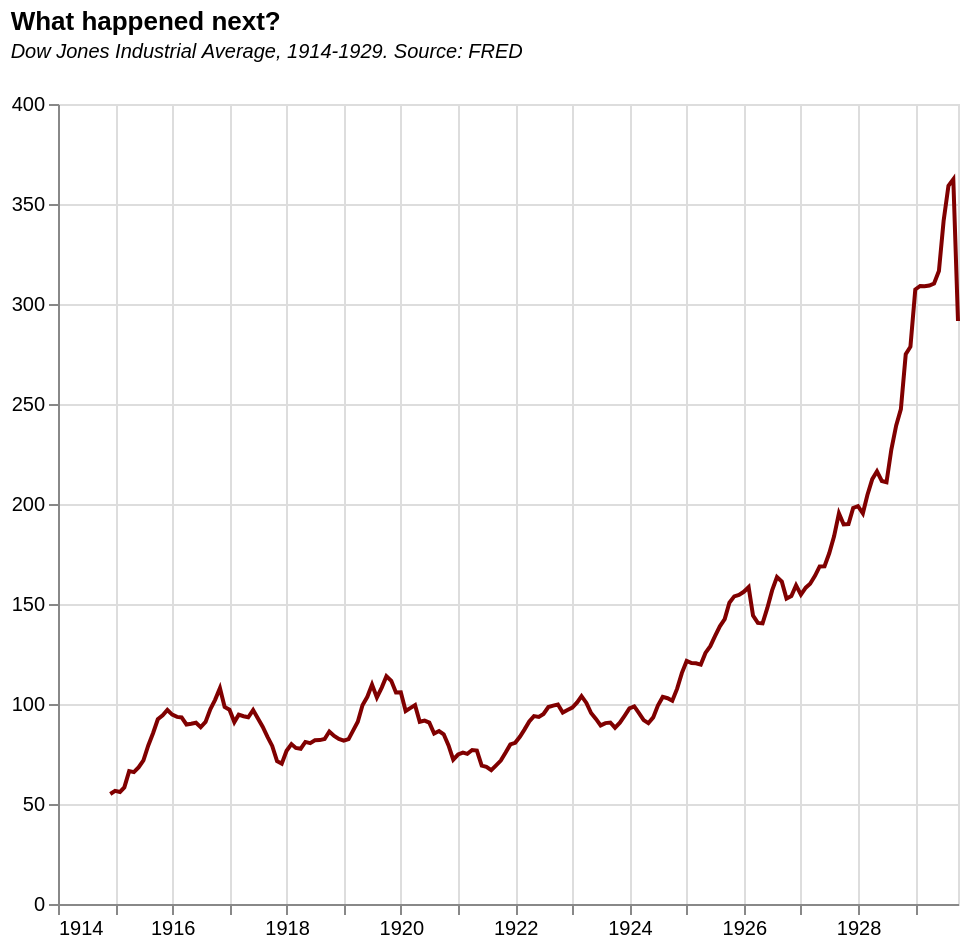

Write a Vega-Lite specification for this figure.
### Vega-Lite specification from a JSON file in a GitHub repository (floating-point values rounded to 4 significant figures; data arrays with more than 128 entries replaced by an {"elided": "..."} marker saying what was removed)
{"$schema": "https://vega.github.io/schema/vega-lite/v5.json", "title": {"text": "What happened next?", "subtitle": ["Dow Jones Industrial Average, 1914-1929. Source: FRED", ""], "subtitleFontStyle": "italic", "subtitleFontSize": 10, "anchor": "start", "color": "black"}, "width": 450, "height": 400, "data": {"values": {"elided": "649 records"}, "format": {"parse": {"DATE": "date"}}}, "mark": {"type": "line", "color": "rgb(128,0,0)", "strokeWidth": 2, "opacity": 1}, "transform": [{"filter": {"field": "DATE", "range": [{"year": 1914, "month": 1, "day": 1}, {"year": 1929, "month": 10, "day": 1}]}}], "encoding": {"x": {"field": "DATE", "type": "temporal", "title": null, "scale": {"domain": [{"year": 1914, "month": 1, "day": 1}, {"year": 1929, "month": 10, "day": 1}]}}, "y": {"field": "DJIA", "type": "quantitative", "title": null, "scale": {"domain": [0, 400]}}}}
